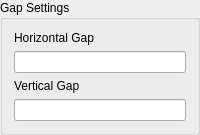
                 <widget class="QGroupBox" name="gbGapSettings">
                  <property name="title">
                   <string>Gap Settings</string>
                  </property>
                  <layout class="QVBoxLayout" name="verticalLayout_4">
                   <item>
                    <widget class="QLabel" name="textLabel3">
                     <property name="text">
                      <string>Horizontal Gap</string>
                     </property>
                     <property name="wordWrap">
                      <bool>false</bool>
                     </property>
                    </widget>
                   </item>
                   <item>
                    <widget class="QLineEdit" name="lneHorizontalGap"/>
                   </item>
                   <item>
                    <widget class="QLabel" name="textLabel3_2">
                     <property name="text">
                      <string>Vertical Gap</string>
                     </property>
                     <property name="wordWrap">
                      <bool>false</bool>
                     </property>
                    </widget>
                   </item>
                   <item>
                    <widget class="QLineEdit" name="lneVerticalGap"/>
                   </item>
                  </layout>
                  <zorder>textLabel3</zorder>
                  <zorder>lneHorizontalGap</zorder>
                  <zorder>lneVerticalGap</zorder>
                  <zorder>textLabel3_2</zorder>
                 </widget>
